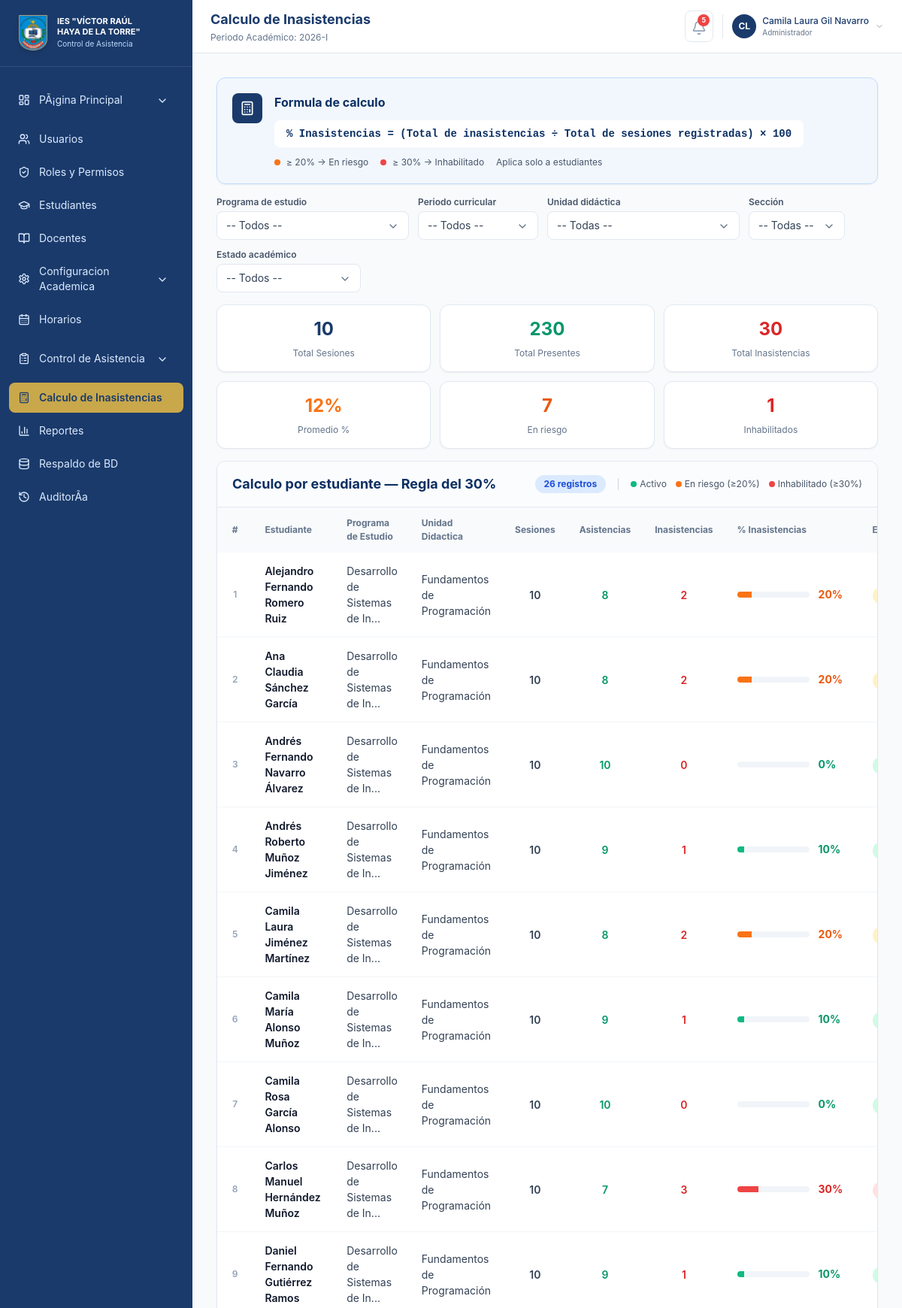
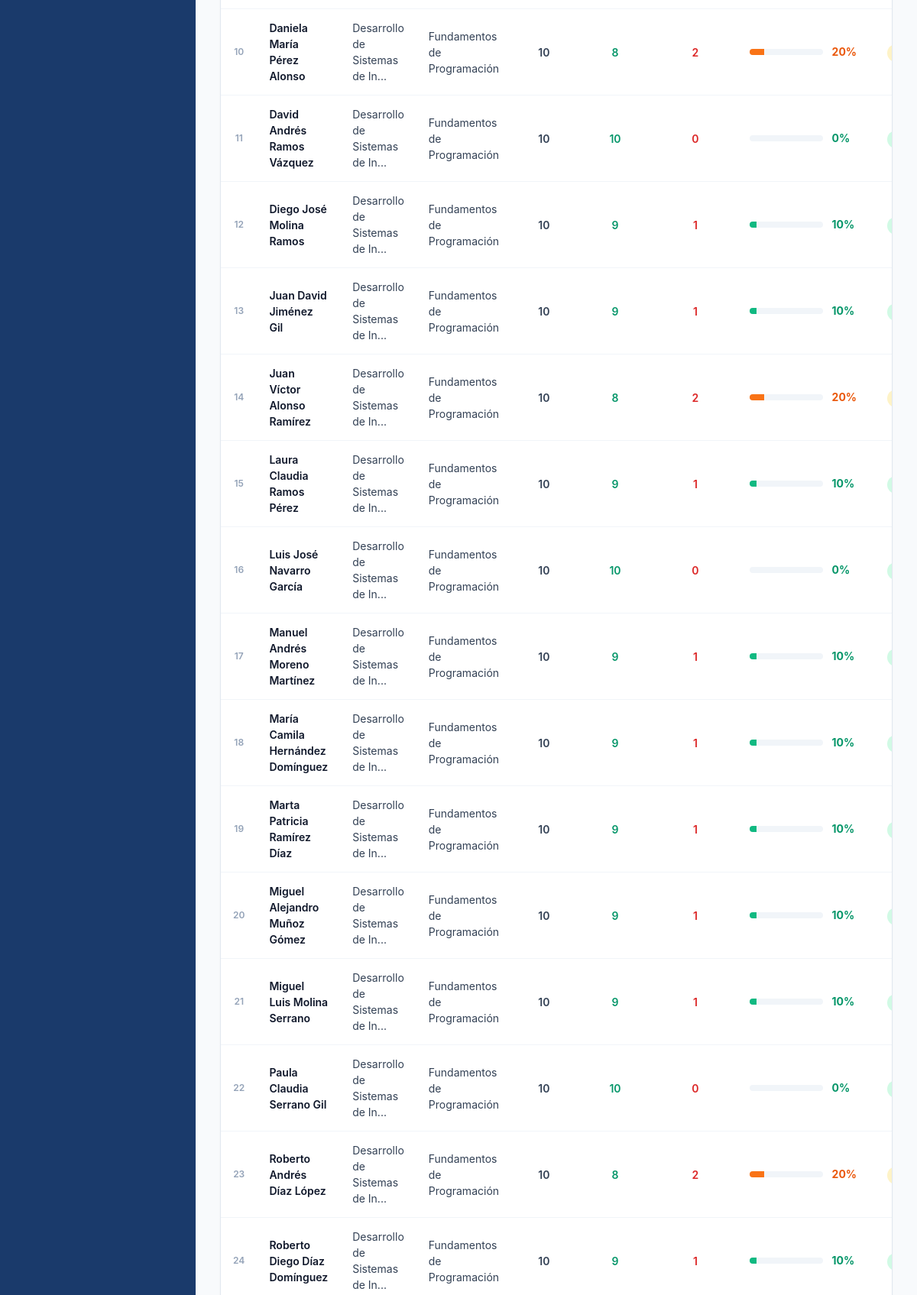
The app's page /index.php?m=calculo (signed in, upper part) with its own data (2 pictures, top to bottom).
### tables this page shows
CREATE TABLE `configuracion` (
  `clave` varchar(50) NOT NULL,
  `valor` text NOT NULL,
  PRIMARY KEY (`clave`)
);

CREATE TABLE `estudiantes` (
  `id` int(11) NOT NULL AUTO_INCREMENT,
  `codigo` varchar(30) NOT NULL,
  `dni` varchar(20) NOT NULL,
  `nombres` varchar(160) NOT NULL,
  `programa_id` int(11) DEFAULT NULL,
  `periodo_curricular_id` int(11) DEFAULT NULL,
  `unidad_didactica_id` int(11) DEFAULT NULL,
  `seccion` varchar(10) NOT NULL,
  `total_sesiones` int(11) NOT NULL DEFAULT 0,
  `inasistencias` int(11) NOT NULL DEFAULT 0,
  `estado` enum('Activo','En riesgo','Inhabilitado') NOT NULL DEFAULT 'Activo',
  PRIMARY KEY (`id`),
  UNIQUE KEY `codigo` (`codigo`),
  KEY `fk_estudiantes_programa` (`programa_id`),
  KEY `fk_estudiantes_periodo` (`periodo_curricular_id`),
  KEY `fk_estudiantes_unidad` (`unidad_didactica_id`),
  KEY `idx_estudiantes_programa` (`programa_id`,`periodo_curricular_id`),
  CONSTRAINT `fk_estudiantes_periodo` FOREIGN KEY (`periodo_curricular_id`) REFERENCES `periodos_curriculares` (`id`) ON DELETE SET NULL,
  CONSTRAINT `fk_estudiantes_programa` FOREIGN KEY (`programa_id`) REFERENCES `programas` (`id`) ON DELETE SET NULL,
  CONSTRAINT `fk_estudiantes_unidad` FOREIGN KEY (`unidad_didactica_id`) REFERENCES `unidades_didacticas` (`id`) ON DELETE SET NULL
);

CREATE TABLE `programas` (
  `id` int(11) NOT NULL AUTO_INCREMENT,
  `codigo` varchar(10) NOT NULL,
  `nombre` varchar(180) NOT NULL,
  `estado` enum('Activo','Inactivo') NOT NULL DEFAULT 'Activo',
  PRIMARY KEY (`id`),
  UNIQUE KEY `codigo` (`codigo`)
);

CREATE TABLE `unidades_didacticas` (
  `id` int(11) NOT NULL AUTO_INCREMENT,
  `periodo_curricular_id` int(11) NOT NULL,
  `nombre` varchar(180) NOT NULL,
  `estado` enum('Activo','Inactivo') NOT NULL DEFAULT 'Activo',
  PRIMARY KEY (`id`),
  KEY `periodo_curricular_id` (`periodo_curricular_id`),
  CONSTRAINT `unidades_didacticas_ibfk_1` FOREIGN KEY (`periodo_curricular_id`) REFERENCES `periodos_curriculares` (`id`)
);

### public/index.php (called while the page is built, shortened)
<?php
require __DIR__ . '/layout.php';

### app/helpers.php (called while the page is built, shortened)
<?php
require_once __DIR__ . '/db.php';
function e(string|int|float|null $value): string
{
    return htmlspecialchars((string) $value, ENT_QUOTES, 'UTF-8');
}
function app_config(string $clave, mixed $default = null): mixed
{
    try {
        $pdo = db();
        $stmt = $pdo->prepare('SELECT valor FROM configuracion WHERE clave = ?');
        $stmt->execute([$clave]);
        $val = $stmt->fetchColumn();
        return $val !== false ? $val : $default;
    } catch (Exception $e) {
        return $default;
    }
}
function pct(array $estudiante): int
{
    $sesiones = max((int) ($estudiante['sesiones'] ?? 0), 1);
    return (int) round(((int) ($estudiante['inasistencias'] ?? 0) / $sesiones) * 100);
}
function badge_class(?string $estado): string
{
    return match ($estado) {
        'Activo', 'Presente', 'Registrada' => 'bg-emerald-100 text-emerald-700',
        'En riesgo', 'Tardanza', 'Pendiente' => 'bg-amber-100 text-amber-700',
        'Inhabilitado', 'Inasistente', 'Cerrada' => 'bg-red-100 text-red-700',
        'Justificado' => 'bg-blue-100 text-blue-700',
        default => 'bg-slate-100 text-slate-600',
    };
}
function all_estudiantes(): array
{
    return fetch_all('SELECT e.id, e.codigo, e.dni, e.nombres, e.programa_id, e.periodo_curricular_id, e.unidad_didactica_id, p.nombre as programa, pc.nombre as ciclo, e.seccion, ud.nombre as unidad, e.total_sesiones sesiones, e.inasistencias, e.estado FROM estudiantes e LEFT JOIN programas p ON e.programa_id = p.id LEFT JOIN periodos_curriculares pc ON e.periodo_curricular_id = pc.id LEFT JOIN unidades_didacticas ud ON e.unidad_didactica_id = ud.id ORDER BY e.nombres');
}

### app/db.php (called while the page is built, shortened)
<?php
function db(): PDO
{
    static $pdo = null;
    if ($pdo instanceof PDO) {
        return $pdo;
    }
    try {
        $dsn = 'mysql:host=' . DB_HOST . ';dbname=' . DB_NAME . ';charset=' . DB_CHARSET;
        $pdo = new PDO($dsn, DB_USER, DB_PASS, [
            PDO::ATTR_ERRMODE => PDO::ERRMODE_EXCEPTION,
            PDO::ATTR_DEFAULT_FETCH_MODE => PDO::FETCH_ASSOC,
            PDO::ATTR_EMULATE_PREPARES => false,
        ]);
    } catch (PDOException $e) {
        error_log('Error de base de datos: ' . $e->getMessage());
        http_response_code(500);
        die('La base de datos no está disponible. Verifique app/config.php e importe database/schema.sql antes de usar el sistema.');
    }
    return $pdo;
}
function fetch_all(string $sql, array $params = []): array
{
    $stmt = db()->prepare($sql);
    $stmt->execute($params);
    return $stmt->fetchAll();
}

### public/modules/calculo.php (the view, shortened to what this page needs)
<?php
$estudiantes = all_estudiantes();
$cfgInasistencia = (int) app_config('regla_inasistencia', 30);
$cfgRiesgo = (int) app_config('regla_riesgo', 20);
$totalSesiones = max(array_column($estudiantes, 'sesiones') ?: [0]);
$totalInasistencias = array_sum(array_column($estudiantes, 'inasistencias'));
$totalPresentes = array_sum(array_map(fn($e) => max(0, (int)$e['sesiones'] - (int)$e['inasistencias']), $estudiantes));
$promedio = count($estudiantes) > 0 ? (int) round(array_sum(array_map(fn($e) => pct($e), $estudiantes)) / count($estudiantes)) : 0;
$enRiesgo = count(array_filter($estudiantes, fn($e) => pct($e) >= $cfgRiesgo && pct($e) < $cfgInasistencia));
$inhabilitados = count(array_filter($estudiantes, fn($e) => pct($e) >= $cfgInasistencia));
?>
<div class="space-y-4">
    <div class="rounded-xl border border-blue-200 bg-blue-50/60 p-5 shadow-sm">
        <div class="flex items-start gap-4">
            <div class="flex h-10 w-10 shrink-0 items-center justify-center rounded-lg bg-[#1a3a6b] text-white">
                <i data-lucide="calculator" class="h-5 w-5"></i>
            </div>
            <div>
                <h2 class="font-bold text-[#0b2f63]">Formula de calculo</h2>
                <p class="mt-3 inline-block rounded-lg bg-white px-4 py-2 font-mono text-sm font-bold text-[#0b2f63]">% Inasistencias = (Total de inasistencias ÷ Total de sesiones registradas) × 100</p>
                <div class="mt-3 flex flex-wrap items-center gap-4 text-xs text-slate-600">
                    <span class="flex items-center gap-2"><span class="h-2 w-2 rounded-full bg-orange-500"></span>≥ 20% → En riesgo</span>
                    <span class="flex items-center gap-2"><span class="h-2 w-2 rounded-full bg-red-500"></span>≥ <?= $cfgInasistencia ?>% → Inhabilitado</span>
                    <span>Aplica solo a estudiantes</span>
                </div>
            </div>
        </div>
    </div>
    <div class="flex flex-col md:flex-row md:flex-wrap items-start md:items-end gap-3 w-full">
            <label class="block w-full md:w-auto">
                <span class="mb-1 block text-xs font-semibold text-slate-600">Programa de estudio</span>
            </label>
            <label class="block w-full md:w-auto">
                <span class="mb-1 block text-xs font-semibold text-slate-600">Periodo curricular</span>
            </label>
            <label class="block w-full md:w-auto">
                <span class="mb-1 block text-xs font-semibold text-slate-600">Unidad didáctica</span>
            </label>
            <label class="block w-full md:w-auto">
                <span class="mb-1 block text-xs font-semibold text-slate-600">Sección</span>
            </label>
            <label class="block w-full md:w-auto">
                <span class="mb-1 block text-xs font-semibold text-slate-600">Estado académico</span>
            </label>
        </div>
    <div class="grid grid-cols-2 sm:grid-cols-3 xl:grid-cols-6 gap-3">
        <?php
        $stats = [
            ['Total Sesiones', $totalSesiones, 'text-[#1a3a6b]'],
            ['Total Presentes', $totalPresentes, 'text-emerald-600'],
            ['Total Inasistencias', $totalInasistencias, 'text-red-600'],
            ['Promedio %', $promedio . '%', 'text-orange-500'],
            ['En riesgo', $enRiesgo, 'text-orange-600'],
            ['Inhabilitados', $inhabilitados, 'text-red-600'],
        ];
        foreach ($stats as [$label, $value, $class]): ?>
            <div class="rounded-xl border border-slate-200 bg-white p-4 text-center shadow-sm">
                <p class="text-2xl font-bold <?= e($class) ?>"><?= e($value) ?></p>
                <p class="mt-2 text-xs text-slate-500"><?= e($label) ?></p>
            </div>
        <?php endforeach; ?>
    </div>
    <div class="overflow-x-auto overflow-y-hidden min-h-[300px] rounded-xl border border-slate-200 bg-white shadow-sm hidden md:block">
        <div class="flex flex-wrap items-center justify-between gap-3 border-b border-slate-200 px-5 py-4 bg-slate-50/50">
            <h2 class="text-lg font-bold text-[#0b2f63]">Calculo por estudiante — Regla del <?= $cfgInasistencia ?>%</h2>
            <div class="flex flex-wrap items-center gap-4 text-xs text-slate-600">
                <span class="rounded-full bg-blue-100 px-3 py-1 text-xs font-bold text-blue-700 shrink-0 whitespace-nowrap">
                <?= count($estudiantes) ?> registro<?= count($estudiantes) !== 1 ? 's' : '' ?>
            </span>
                <div class="flex flex-wrap gap-3">
                    <span class="flex items-center gap-1"><span class="h-2 w-2 rounded-full bg-emerald-500"></span>Activo</span>
                    <span class="flex items-center gap-1"><span class="h-2 w-2 rounded-full bg-orange-500"></span>En riesgo (≥20%)</span>
                    <span class="flex items-center gap-1"><span class="h-2 w-2 rounded-full bg-red-500"></span>Inhabilitado (≥<?= $cfgInasistencia ?>%)</span>
                </div>
            </div>
        </div>
        <table class="w-full">
            <thead class="bg-slate-50">
                <tr>
                    <th class="table-th w-16 text-center">#</th>
                    <th class="table-th">Estudiante</th>
                    <th class="table-th">Programa de Estudio</th>
                    <th class="table-th">Unidad Didactica</th>
                    <th class="table-th">Sesiones</th>
                    <th class="table-th">Asistencias</th>
                    <th class="table-th">Inasistencias</th>
                    <th class="table-th">% Inasistencias</th>
                    <th class="table-th">Estado</th>
                </tr>
            </thead>
            <tbody class="divide-y divide-slate-100">
                <?php foreach ($estudiantes as $index => $estudiante): ?>
                    <?php
                    $pct = pct($estudiante);
                    $tone = $pct >= $cfgInasistencia ? 'red' : ($pct >= $cfgRiesgo ? 'orange' : 'emerald');
                    $bar = ['red' => 'bg-red-500 text-red-600', 'orange' => 'bg-orange-500 text-orange-600', 'emerald' => 'bg-emerald-500 text-emerald-600'][$tone];
                    $badge = $pct >= $cfgInasistencia ? 'Inhabilitado' : ($pct >= $cfgRiesgo ? 'En riesgo' : 'Activo');
                    ?>
                    <tr class="calculo-row"
                        data-programa="<?= e($estudiante['programa'] ?? '') ?>"
                        data-ciclo="<?= e($estudiante['ciclo'] ?? '') ?>"
                        data-unidad="<?= e($estudiante['unidad'] ?? '') ?>"
                        data-seccion="<?= e($estudiante['seccion'] ?? '') ?>"
                        data-estado="<?= e($badge) ?>">
                        <td class="table-td text-center text-slate-400 text-xs font-semibold"><?= $index + 1 ?></td>
                        <td class="table-td font-semibold text-slate-900"><?= e($estudiante['nombres']) ?></td>
                        <td class="table-td"><?= e(mb_strimwidth($estudiante['programa'] ?? 'N/A', 0, 31, '...')) ?></td>
                        <td class="table-td"><?= e($estudiante['unidad'] ?? 'N/A') ?></td>
                        <td class="table-td text-center font-semibold"><?= e($estudiante['sesiones']) ?></td>
                        <td class="table-td text-center font-semibold text-emerald-600"><?= e((int) $estudiante['sesiones'] - (int) $estudiante['inasistencias']) ?></td>
                        <td class="table-td text-center font-semibold text-red-600"><?= e($estudiante['inasistencias']) ?></td>
                        <td class="table-td">
                            <div class="flex items-center gap-3">
                                <div class="h-2 w-24 overflow-hidden rounded-full bg-slate-100"><div class="h-full <?= e(strtok($bar, ' ')) ?>" style="width: <?= e(min($pct, 100)) ?>%"></div></div>
                                <span class="w-10 text-sm font-bold <?= e(substr($bar, strpos($bar, ' ') + 1)) ?>"><?= e($pct) ?>%</span>
                            </div>
                        </td>
                        <td class="table-td"><span class="rounded-full px-2 py-1 text-xs font-semibold <?= badge_class($badge) ?>"><?= e($badge) ?></span></td>
                    </tr>
                <?php endforeach; ?>
            </tbody>
        </table>
    </div>
</div>
</div>

### public/assets/app.css (style rules this page uses)
body { font-family: Inter, ui-sans-serif, system-ui, -apple-system, BlinkMacSystemFont, "Segoe UI", sans-serif; }
.table-th { padding: 0.75rem 1rem; text-align: left; font-size: 0.75rem; font-weight: 700; color: #64748b; }
.table-td { padding: 0.875rem 1rem; font-size: 0.875rem; color: #334155; vertical-align: middle; }
.lucide { display: inline-block; flex-shrink: 0; stroke-width: 2; vertical-align: middle; }

### records on screen
configuracion: valor "30"
estudiantes: nombres "Alejandro Fernando Romero Ruiz", programa.nombre "Desarrollo de Sistemas de In...", unidad_didactica.nombre "Fundamentos de Programación", total_sesiones "10", (int) $estudiante['sesiones'] - (int) $estudiante['inasistencias'] "8", inasistencias "2", pct "20"
estudiantes: nombres "Ana Claudia Sánchez García", programa.nombre "Desarrollo de Sistemas de In...", unidad_didactica.nombre "Fundamentos de Programación", total_sesiones "10", (int) $estudiante['sesiones'] - (int) $estudiante['inasistencias'] "8", inasistencias "2", pct "20"
estudiantes: nombres "Andrés Fernando Navarro Álvarez", programa.nombre "Desarrollo de Sistemas de In...", unidad_didactica.nombre "Fundamentos de Programación", total_sesiones "10", inasistencias "0"
estudiantes: nombres "Andrés Roberto Muñoz Jiménez", programa.nombre "Desarrollo de Sistemas de In...", unidad_didactica.nombre "Fundamentos de Programación", total_sesiones "10", (int) $estudiante['sesiones'] - (int) $estudiante['inasistencias'] "9", inasistencias "1"
estudiantes: nombres "Camila Laura Jiménez Martínez", programa.nombre "Desarrollo de Sistemas de In...", unidad_didactica.nombre "Fundamentos de Programación", total_sesiones "10", (int) $estudiante['sesiones'] - (int) $estudiante['inasistencias'] "8", inasistencias "2", pct "20"
estudiantes: nombres "Camila María Alonso Muñoz", programa.nombre "Desarrollo de Sistemas de In...", unidad_didactica.nombre "Fundamentos de Programación", total_sesiones "10", (int) $estudiante['sesiones'] - (int) $estudiante['inasistencias'] "9", inasistencias "1"
estudiantes: nombres "Camila Rosa García Alonso", programa.nombre "Desarrollo de Sistemas de In...", unidad_didactica.nombre "Fundamentos de Programación", total_sesiones "10", inasistencias "0"
estudiantes: nombres "Carlos Manuel Hernández Muñoz", programa.nombre "Desarrollo de Sistemas de In...", unidad_didactica.nombre "Fundamentos de Programación", total_sesiones "10", (int) $estudiante['sesiones'] - (int) $estudiante['inasistencias'] "7", inasistencias "3", pct "30"
estudiantes: nombres "Daniel Fernando Gutiérrez Ramos", programa.nombre "Desarrollo de Sistemas de In...", unidad_didactica.nombre "Fundamentos de Programación", total_sesiones "10", (int) $estudiante['sesiones'] - (int) $estudiante['inasistencias'] "9", inasistencias "1"
estudiantes: nombres "Daniela María Pérez Alonso", programa.nombre "Desarrollo de Sistemas de In...", unidad_didactica.nombre "Fundamentos de Programación", total_sesiones "10", (int) $estudiante['sesiones'] - (int) $estudiante['inasistencias'] "8", inasistencias "2", pct "20"
estudiantes: nombres "David Andrés Ramos Vázquez", programa.nombre "Desarrollo de Sistemas de In...", unidad_didactica.nombre "Fundamentos de Programación", total_sesiones "10", inasistencias "0"
estudiantes: nombres "Diego José Molina Ramos", programa.nombre "Desarrollo de Sistemas de In...", unidad_didactica.nombre "Fundamentos de Programación", total_sesiones "10", (int) $estudiante['sesiones'] - (int) $estudiante['inasistencias'] "9", inasistencias "1"
estudiantes: nombres "Juan David Jiménez Gil", programa.nombre "Desarrollo de Sistemas de In...", unidad_didactica.nombre "Fundamentos de Programación", total_sesiones "10", (int) $estudiante['sesiones'] - (int) $estudiante['inasistencias'] "9", inasistencias "1"
estudiantes: nombres "Juan Víctor Alonso Ramírez", programa.nombre "Desarrollo de Sistemas de In...", unidad_didactica.nombre "Fundamentos de Programación", total_sesiones "10", (int) $estudiante['sesiones'] - (int) $estudiante['inasistencias'] "8", inasistencias "2", pct "20"
estudiantes: nombres "Laura Claudia Ramos Pérez", programa.nombre "Desarrollo de Sistemas de In...", unidad_didactica.nombre "Fundamentos de Programación", total_sesiones "10", (int) $estudiante['sesiones'] - (int) $estudiante['inasistencias'] "9", inasistencias "1"
estudiantes: nombres "Luis José Navarro García", programa.nombre "Desarrollo de Sistemas de In...", unidad_didactica.nombre "Fundamentos de Programación", total_sesiones "10", inasistencias "0"
estudiantes: nombres "Manuel Andrés Moreno Martínez", programa.nombre "Desarrollo de Sistemas de In...", unidad_didactica.nombre "Fundamentos de Programación", total_sesiones "10", (int) $estudiante['sesiones'] - (int) $estudiante['inasistencias'] "9", inasistencias "1"
estudiantes: nombres "María Camila Hernández Domínguez", programa.nombre "Desarrollo de Sistemas de In...", unidad_didactica.nombre "Fundamentos de Programación", total_sesiones "10", (int) $estudiante['sesiones'] - (int) $estudiante['inasistencias'] "9", inasistencias "1"
estudiantes: nombres "Marta Patricia Ramírez Díaz", programa.nombre "Desarrollo de Sistemas de In...", unidad_didactica.nombre "Fundamentos de Programación", total_sesiones "10", (int) $estudiante['sesiones'] - (int) $estudiante['inasistencias'] "9", inasistencias "1"
estudiantes: nombres "Miguel Alejandro Muñoz Gómez", programa.nombre "Desarrollo de Sistemas de In...", unidad_didactica.nombre "Fundamentos de Programación", total_sesiones "10", (int) $estudiante['sesiones'] - (int) $estudiante['inasistencias'] "9", inasistencias "1"
estudiantes: nombres "Miguel Luis Molina Serrano", programa.nombre "Desarrollo de Sistemas de In...", unidad_didactica.nombre "Fundamentos de Programación", total_sesiones "10", (int) $estudiante['sesiones'] - (int) $estudiante['inasistencias'] "9", inasistencias "1"
estudiantes: nombres "Paula Claudia Serrano Gil", programa.nombre "Desarrollo de Sistemas de In...", unidad_didactica.nombre "Fundamentos de Programación", total_sesiones "10", inasistencias "0"
estudiantes: nombres "Roberto Andrés Díaz López", programa.nombre "Desarrollo de Sistemas de In...", unidad_didactica.nombre "Fundamentos de Programación", total_sesiones "10", (int) $estudiante['sesiones'] - (int) $estudiante['inasistencias'] "8", inasistencias "2", pct "20"
estudiantes: nombres "Roberto Diego Díaz Domínguez", programa.nombre "Desarrollo de Sistemas de In...", unidad_didactica.nombre "Fundamentos de Programación", total_sesiones "10", (int) $estudiante['sesiones'] - (int) $estudiante['inasistencias'] "9", inasistencias "1"

### other values on screen
$label "PÃ¡gina Principal"
$label "Usuarios"
$label "Roles y Permisos"
$label "Estudiantes"
$label "Docentes"
$label "Configuracion Academica"
$label "Horarios"
$label "Control de Asistencia"
$label "Calculo de Inasistencias"
$label "Reportes"
$label "Respaldo de BD"
$label "AuditorÃ­a"
$title "Calculo de Inasistencias"
$unread_count "5"
user_initials($user['nombre']) "CL"
